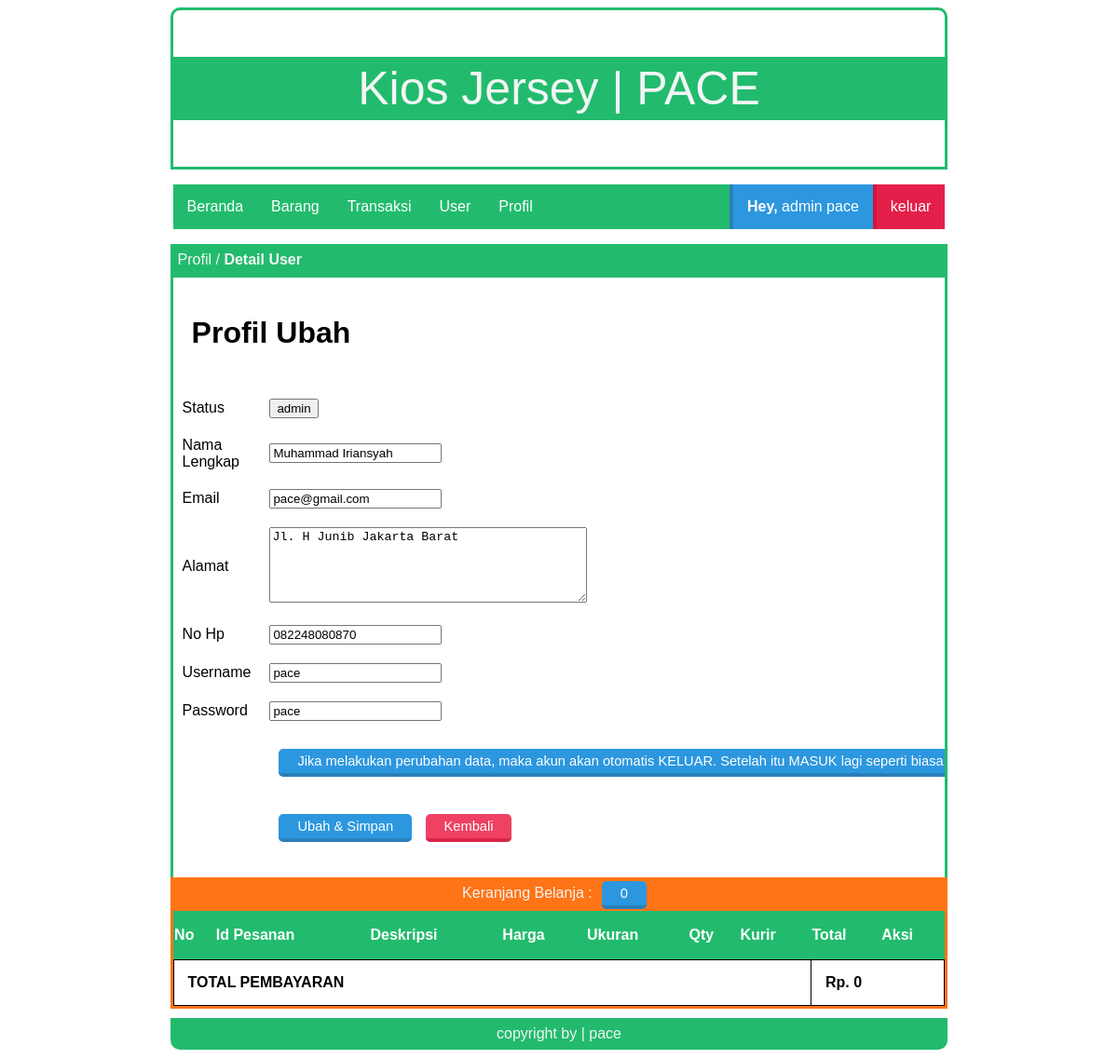
Screenshot of /index.php?page=profilad_ubah (signed in) with the database file from the repository.
### tables this page shows
CREATE TABLE `tbl_users` (
  `id_user` int(100) NOT NULL,
  `nama_lengkap` varchar(30) NOT NULL,
  `email` varchar(30) NOT NULL,
  `username` varchar(6) NOT NULL,
  `password` varchar(6) NOT NULL,
  `alamat` varchar(50) NOT NULL,
  `no_hp` text NOT NULL,
  `title` varchar(10) NOT NULL
);

### page/admin/profil/profil_ubah.php (the view, shortened to what this page needs)
<div class="box-title">
    <p>Profil / <b>Detail User</b></p>
</div>
<div id="box">
  <h1>Profil Ubah</h1>
  <?php
  include 'lib/koneksi.php';
  $user = $_SESSION['username'];
  $ambiluser = $conn->prepare("SELECT * FROM tbl_users WHERE username =:user");
  $ambiluser->bindparam(':user', $user);
  $ambiluser->execute();
  $data = $ambiluser->fetch(PDO::FETCH_OBJ);
   ?>
  <form name="ubah" action="?page=profilad_ubahpro" method="post" enctype="multipart/form-data">
  <table class="article">
    <tr>
      <td>Status</td>
      <td>
        <input type="button" value="<?php echo $data->title; ?>">
      </td>
    </tr>
    <tr>
      <td>Nama Lengkap</td>
      <td>
        <input type="text" name="nama_lengkap" value="<?php echo $data->nama_lengkap; ?>" required>
      </td>
    </tr>
    <tr>
      <td>Email</td>
      <td>
        <input type="text" name="email" value="<?php echo $data->email; ?>" required>
      </td>
    </tr>
    <tr>
      <td>Alamat</td>
      <td>
        <textarea name="alamat" rows="5" cols="40" required><?php echo $data->alamat; ?></textarea>
      </td>
    </tr>
    <tr>
      <td>No Hp</td>
      <td>
        <input type="text" name="no_hp" value="<?php echo $data->no_hp; ?>" required>
      </td>
    </tr>
    <tr>
      <td>Username</td>
      <td>
        <input type="text" name="username" maxlength="6" value="<?php echo $data->username; ?>" required>
      </td>
    </tr>
    <tr>
      <td>Password</td>
      <td>
        <input type="text" name="password" maxlength="6" value="<?php echo $data->password; ?>" required>
      </td>
    </tr>
    <tr>
      <td></td>
      <td>
        <input class="tombol-biru" type="button" value="Jika melakukan perubahan data, maka akun akan otomatis KELUAR. Setelah itu MASUK lagi seperti biasa">
      </td>
    </tr>
    <tr>
      <td></td>
      <td>
        <input class="tombol-biru" type="submit" name="ubah" value="Ubah & Simpan">
        <a class="tombol-merah" href="?page=profilad">Kembali</a>
      </td>
    </tr>
  </table>
  </form>
  <br>
</div>

### style.css (style rules this page uses)
.box-title { background: #22bb6d; width: 70%; height: 30px; margin: auto; border: 3px solid #22bb6d; }
.box-title p { color: #f3f5f4; margin: 5px 5px; font-family: sans-serif; }
#box { border-bottom: 0px; border-left: 3px solid #22bb6d; border-right: 3px solid #22bb6d; width: 70%; margin: auto; min-height: 200px; overflow: hidden; }
table.article { border-collapse: collapse; border: 0px; width: 100%; }
.article td { border: 0px; padding: 10px; }
#box p,h1,h2,table,tr,td,img { font-family: sans-serif; padding: 20px; text-align: justify; }
.tombol-biru { background:#2C97DF; color:white; border-top:0; border-left:0; border-right:0; border-bottom:4px solid #2A80B9; border-radius: 5px; padding:5px 20px; text-decoration:none; font-family:sans-serif; font-size:11pt; margin:10px; }
.tombol-merah { background:#ef4162; color:white; border-top:0; border-left:0; border-right:0; border-bottom:4px solid #da2648; border-radius: 5px; padding:5px 20px; text-decoration:none; font-family:sans-serif; font-size:11pt; }

### rows the page displays
tbl_users: title "admin", nama_lengkap "Muhammad Iriansyah", email "pace@gmail.com", alamat "Jl. H Junib Jakarta Barat", no_hp "082248080870", username "pace", password "pace"

### other values shown
$title "admin"
$user "pace"
$count "0"
$jumlah "0"
